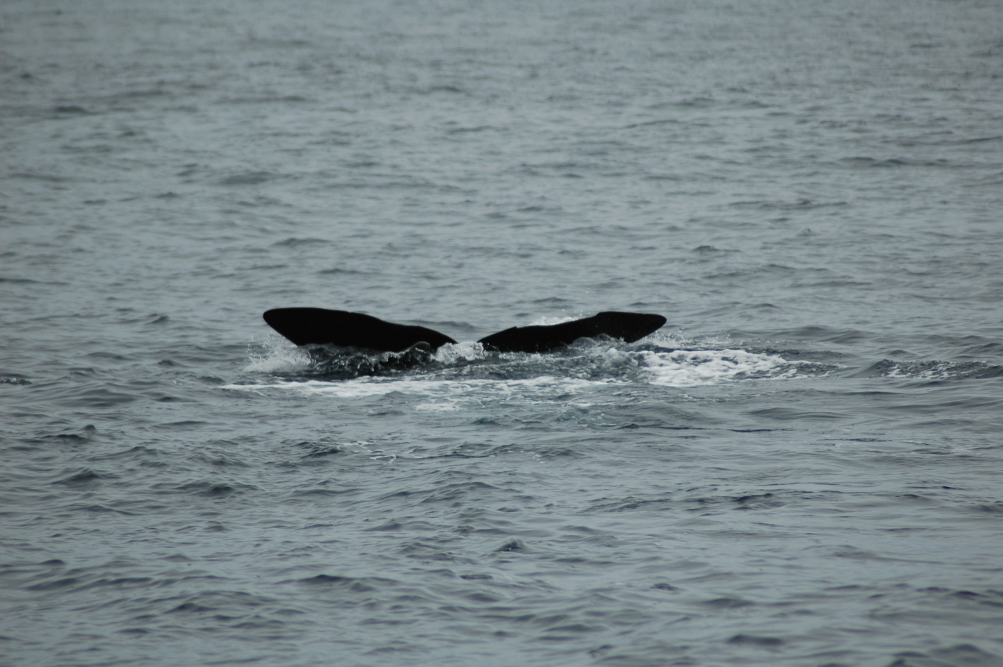
#> input picture images/PM-BIO-20050413-049.JPG, 3008 x 2000 px (shown at 1/3 size); its folder holds only this picture in this run
$ python match.py --template images/PM-BIO-20050413-049.JPG --images images
#> lines starting #> are read from the running program, lines starting #| are printed output that depends on the picture; after the words box and inside, x2 and y2 are one past the last pixel; in counts of white or black regions, pixels touching at a corner belong together
# USAGE
# python match.py --template cod_logo.png --images images


import numpy as np
import argparse
import imutils
import glob
import cv2


ap = argparse.ArgumentParser()
ap.add_argument("-t", "--template", required=True, help="Path to template image")
ap.add_argument("-i", "--images", required=True,
	help="Path to images where template will be matched")
ap.add_argument("-v", "--visualize",
	help="Flag indicating whether or not to visualize each iteration")
args = vars(ap.parse_args())


template = cv2.imread(args["template"])
#> template is the input picture: shape (2000, 3008, 3); mean B, G, R 138.8, 134.9, 122.2
template = cv2.cvtColor(template, cv2.COLOR_BGR2GRAY)
#> template: shape (2000, 3008)
template = cv2.Canny(template, 50, 200)
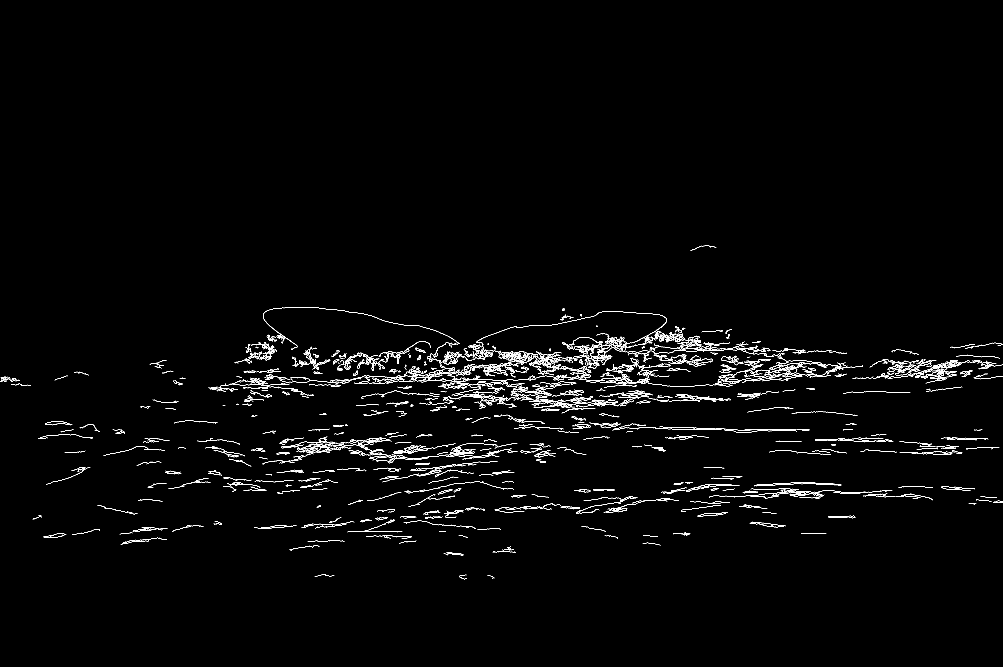
#> template: shape (2000, 3008) (shown at 1/3 size); 1.2% white in thin lines or dots, all inside (x1, y1, x2, y2) = (0, 737, 3008, 1738)
(tH, tW) = template.shape[:2]
#> tH = 2000; tW = 3008
cv2.imshow("Template", template)


for imagePath in glob.glob(args["images"] + "/*.jpg"):
	image = cv2.imread(imagePath)
	gray = cv2.cvtColor(image, cv2.COLOR_BGR2GRAY)
	found = None


	for scale in np.linspace(0.2, 1.0, 20)[::-1]:

		resized = imutils.resize(gray, width = int(gray.shape[1] * scale))
		r = gray.shape[1] / float(resized.shape[1])


		if resized.shape[0] < tH or resized.shape[1] < tW:
			break


		edged = cv2.Canny(resized, 50, 200)
		result = cv2.matchTemplate(edged, template, cv2.TM_CCOEFF)
		(_, maxVal, _, maxLoc) = cv2.minMaxLoc(result)


		if args.get("visualize", False):

			clone = np.dstack([edged, edged, edged])
			cv2.rectangle(clone, (maxLoc[0], maxLoc[1]),
				(maxLoc[0] + tW, maxLoc[1] + tH), (0, 0, 255), 2)
			cv2.imshow("Visualize", clone)
			cv2.waitKey(0)


		if found is None or maxVal > found[0]:
			found = (maxVal, maxLoc, r)
#> this loop made 2 passes
#> found on pass 1: (4.8e+09, (0, 0), 1)

	if found is not None :
                print("------+++++++-----/ "+imagePath + ":-----Matched------")

	#(_, maxLoc, r) = found
	#(startX, startY) = (int(maxLoc[0] * r), int(maxLoc[1] * r))
	#(endX, endY) = (int((maxLoc[0] + tW) * r), int((maxLoc[1] + tH) * r))


	#cv2.rectangle(image, (startX, startY), (endX, endY), (0, 0, 255), 2)
	#cv2.imshow("Image", image)
	#cv2.waitKey(0)

$ run again, on images/PM-BIO-20050414-116.JPG
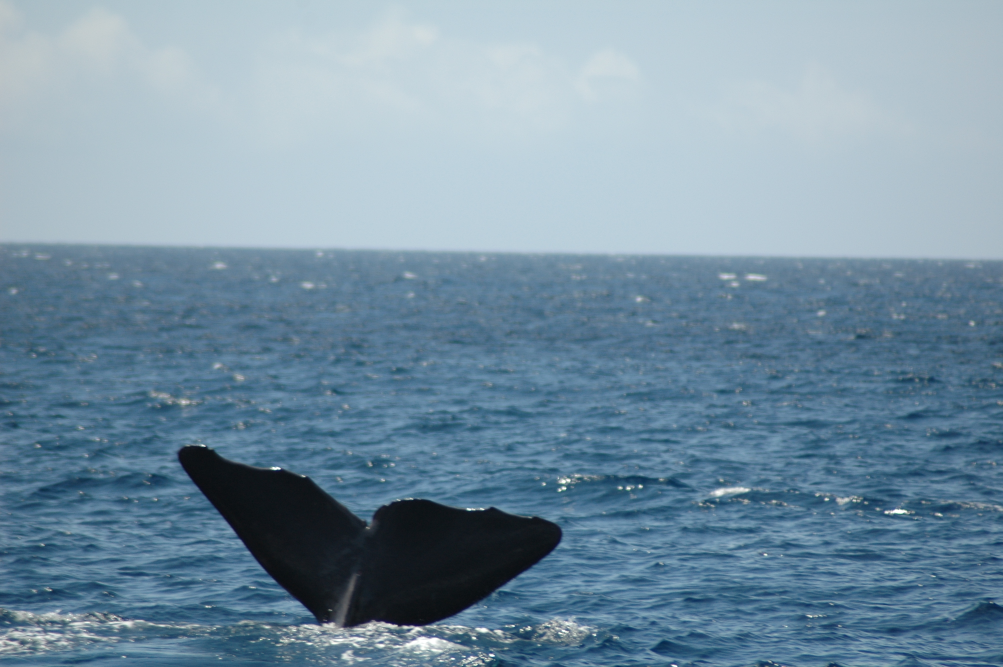
#> input picture images/PM-BIO-20050414-116.JPG, 3008 x 2000 px (shown at 1/3 size)
#> template is the input picture: shape (2000, 3008, 3); mean B, G, R 163.2, 145.2, 118.6
#> `template = cv2.cvtColor(template, cv2.COLOR_BGR2GRAY)`:
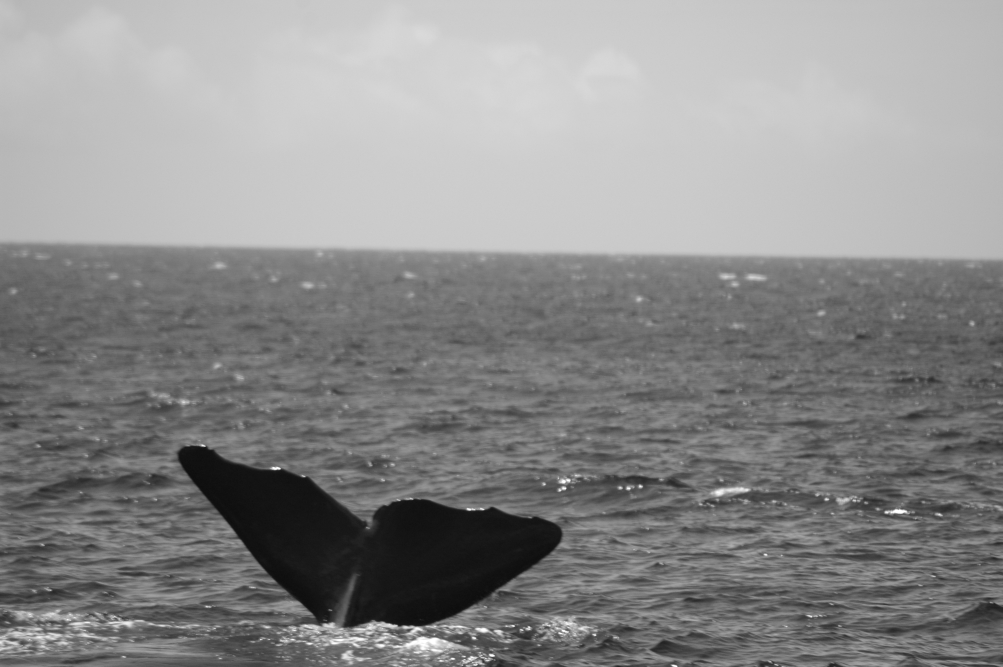
#> template: shape (2000, 3008) (shown at 1/3 size); min 11, max 255, mean 139.3
#> `template = cv2.Canny(template, 50, 200)`:
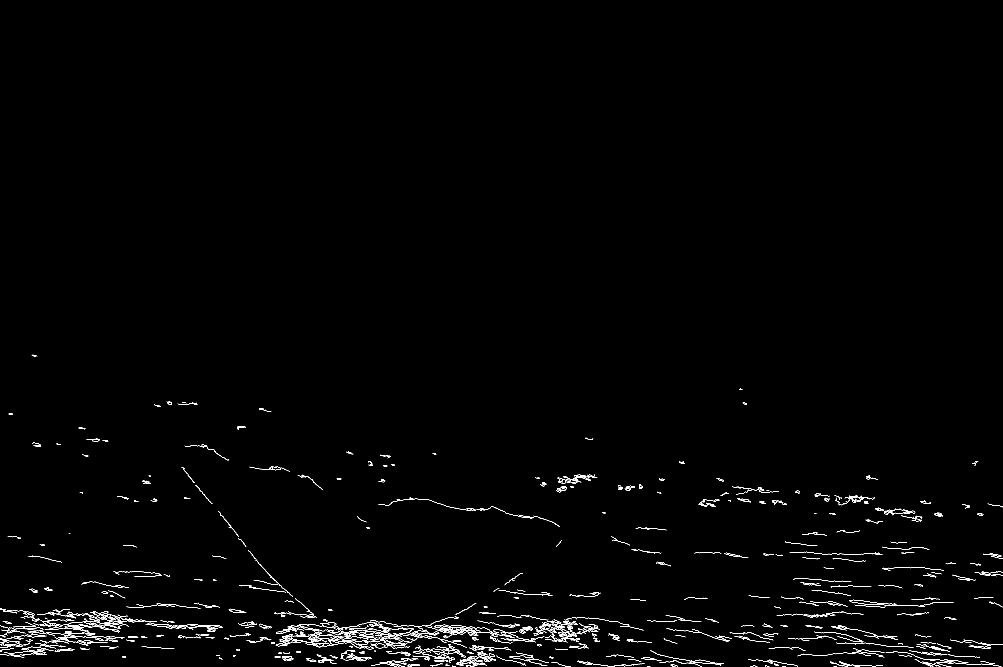
#> template: shape (2000, 3008) (shown at 1/3 size); 0.77% white in thin lines or dots, all inside (x1, y1, x2, y2) = (0, 1064, 3008, 2000)
#> the loop `for scale in np.linspace(0.2, 1.0, 20)[::-1]: ` made 2 passes
#> found on pass 1: (2.97e+09, (0, 0), 1)

$ run again, on images/zadopt-whale-1.jpg
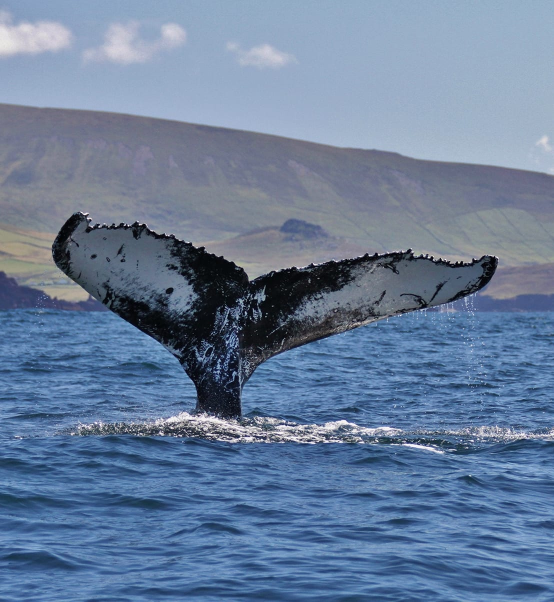
#> input picture images/zadopt-whale-1.jpg, 1108 x 1204 px (shown at 1/2 size)
#> template is the input picture: shape (1204, 1108, 3); mean B, G, R 154.6, 125.3, 104.3
#> `template = cv2.cvtColor(template, cv2.COLOR_BGR2GRAY)`:
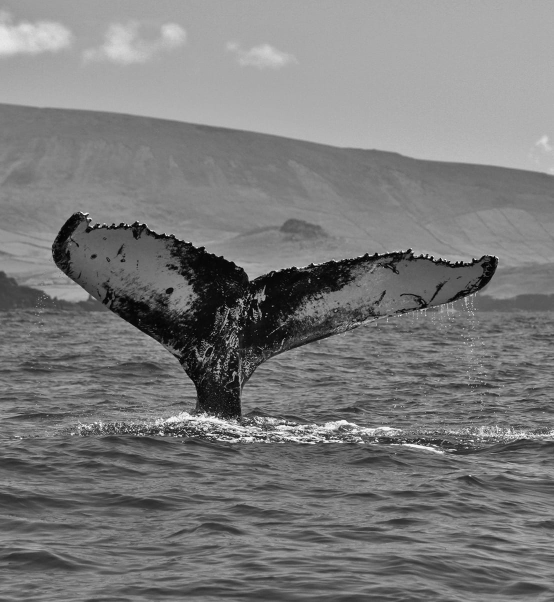
#> template: shape (1204, 1108) (shown at 1/2 size); min 0, max 255, mean 122.4
#> `template = cv2.Canny(template, 50, 200)`:
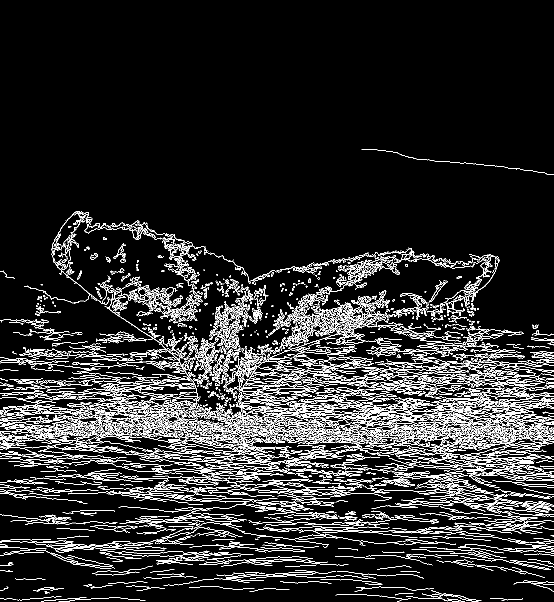
#> template: shape (1204, 1108) (shown at 1/2 size); 10% white in thin lines or dots, all inside (x1, y1, x2, y2) = (0, 298, 1108, 1204)
#> the loop `for scale in np.linspace(0.2, 1.0, 20)[::-1]: ` made 2 passes
#> found on pass 1: (7.82e+09, (0, 0), 1)
